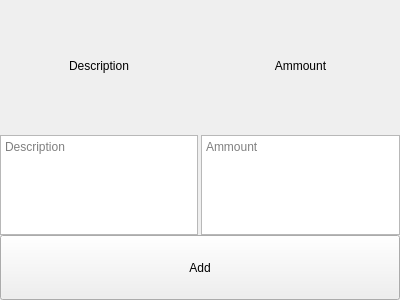
<?xml version="1.0" encoding="UTF-8"?>
<ui version="4.0">
 <class>BillAdderWidget</class>
 <widget class="QWidget" name="BillAdderWidget">
  <property name="geometry">
   <rect>
    <x>0</x>
    <y>0</y>
    <width>400</width>
    <height>300</height>
   </rect>
  </property>
  <property name="windowTitle">
   <string>Form</string>
  </property>
  <layout class="QVBoxLayout" name="verticalLayout">
   <property name="spacing">
    <number>0</number>
   </property>
   <property name="leftMargin">
    <number>0</number>
   </property>
   <property name="topMargin">
    <number>0</number>
   </property>
   <property name="rightMargin">
    <number>0</number>
   </property>
   <property name="bottomMargin">
    <number>0</number>
   </property>
   <item>
    <layout class="QHBoxLayout" name="horizontalLayout">
     <property name="spacing">
      <number>3</number>
     </property>
     <item>
      <layout class="QVBoxLayout" name="DescriptionLayout">
       <property name="spacing">
        <number>3</number>
       </property>
       <item>
        <widget class="QLabel" name="DescriptionLabel">
         <property name="sizePolicy">
          <sizepolicy hsizetype="Preferred" vsizetype="Preferred">
           <horstretch>0</horstretch>
           <verstretch>0</verstretch>
          </sizepolicy>
         </property>
         <property name="minimumSize">
          <size>
           <width>100</width>
           <height>50</height>
          </size>
         </property>
         <property name="maximumSize">
          <size>
           <width>16777215</width>
           <height>16777215</height>
          </size>
         </property>
         <property name="text">
          <string notr="true">Description</string>
         </property>
         <property name="alignment">
          <set>Qt::AlignmentFlag::AlignCenter</set>
         </property>
        </widget>
       </item>
       <item>
        <widget class="QTextEdit" name="DescriptionEdit">
         <property name="sizePolicy">
          <sizepolicy hsizetype="Preferred" vsizetype="Preferred">
           <horstretch>0</horstretch>
           <verstretch>0</verstretch>
          </sizepolicy>
         </property>
         <property name="minimumSize">
          <size>
           <width>100</width>
           <height>50</height>
          </size>
         </property>
         <property name="maximumSize">
          <size>
           <width>16777215</width>
           <height>100</height>
          </size>
         </property>
         <property name="documentTitle">
          <string notr="true"/>
         </property>
         <property name="placeholderText">
          <string notr="true">Description</string>
         </property>
        </widget>
       </item>
      </layout>
     </item>
     <item>
      <layout class="QVBoxLayout" name="AmmountLayout">
       <property name="spacing">
        <number>3</number>
       </property>
       <item>
        <widget class="QLabel" name="AmmountLabel">
         <property name="minimumSize">
          <size>
           <width>100</width>
           <height>50</height>
          </size>
         </property>
         <property name="text">
          <string notr="true">Ammount</string>
         </property>
         <property name="alignment">
          <set>Qt::AlignmentFlag::AlignCenter</set>
         </property>
        </widget>
       </item>
       <item>
        <widget class="QTextEdit" name="AmmountTextEdit">
         <property name="sizePolicy">
          <sizepolicy hsizetype="Preferred" vsizetype="Preferred">
           <horstretch>0</horstretch>
           <verstretch>0</verstretch>
          </sizepolicy>
         </property>
         <property name="minimumSize">
          <size>
           <width>100</width>
           <height>50</height>
          </size>
         </property>
         <property name="maximumSize">
          <size>
           <width>16777215</width>
           <height>100</height>
          </size>
         </property>
         <property name="placeholderText">
          <string notr="true">Ammount</string>
         </property>
        </widget>
       </item>
      </layout>
     </item>
    </layout>
   </item>
   <item>
    <widget class="QPushButton" name="AcceptButton">
     <property name="sizePolicy">
      <sizepolicy hsizetype="Expanding" vsizetype="Fixed">
       <horstretch>0</horstretch>
       <verstretch>0</verstretch>
      </sizepolicy>
     </property>
     <property name="minimumSize">
      <size>
       <width>50</width>
       <height>65</height>
      </size>
     </property>
     <property name="text">
      <string notr="true">Add</string>
     </property>
    </widget>
   </item>
  </layout>
 </widget>
 <resources/>
 <connections/>
</ui>
